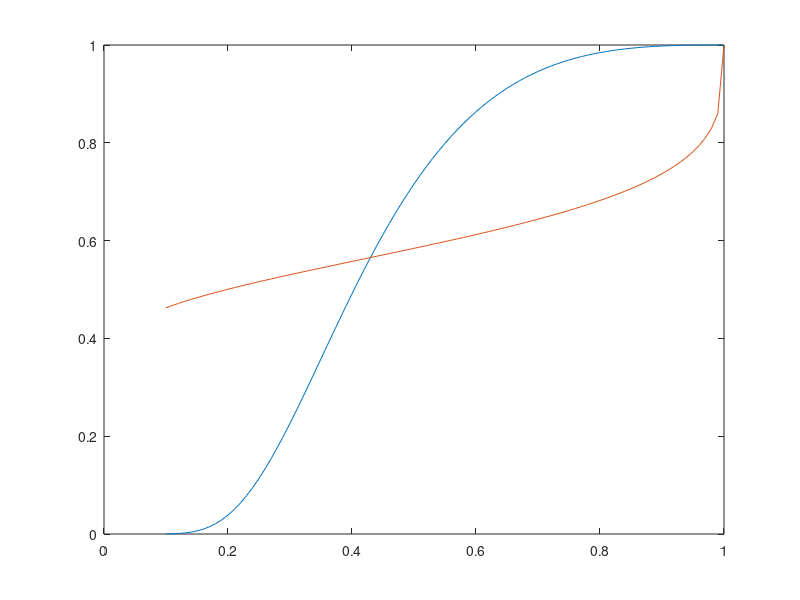

This figure's MATLAB source:
delta_exp1 = 2.7;
delta_desc1 = .3;
gamma_exp1 = .9;
gamma_desc1 = .6;

param = [...
    [delta_exp1, delta_desc1];...
    [gamma_exp1, gamma_desc1];...
];
p = 0.1:.01:1;
count = 0;
for x = p
    count = count + 1;
% prelec PWF
    p_def(count,:) = exp(...
    -param(2, :) .* (-log([x, x])).^param(1, :)...
    );
end

figure
plot(p, p_def);
